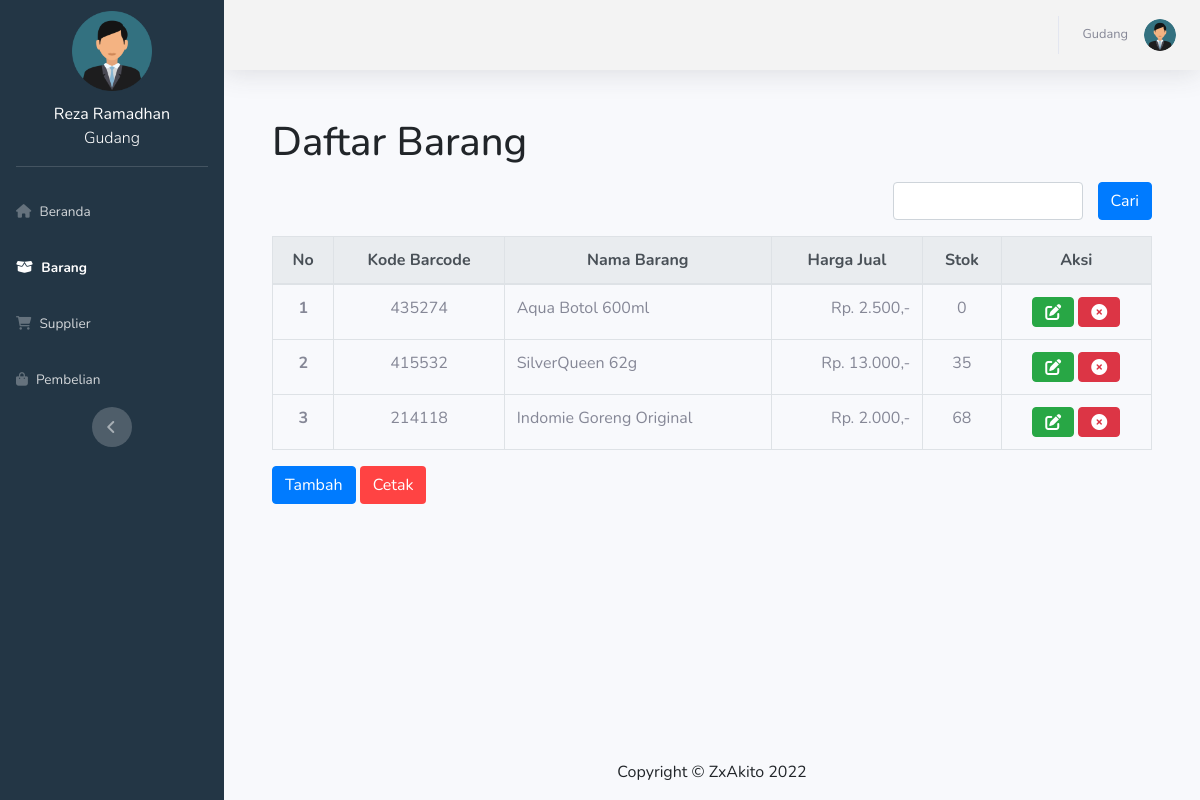
The app's page /index.php?page=gudang/barang (signed in) with its own data.
### tables this page shows
CREATE TABLE `user` (
  `id_user` int(50) NOT NULL AUTO_INCREMENT,
  `Nama` varchar(30) DEFAULT NULL,
  `Username` varchar(15) DEFAULT NULL,
  `Password` varchar(50) DEFAULT NULL,
  `Level` enum('pemilik','gudang','kasir') DEFAULT NULL,
  PRIMARY KEY (`id_user`)
);

CREATE TABLE `barang` (
  `id_barang` int(11) NOT NULL AUTO_INCREMENT,
  `barcode` char(50) DEFAULT NULL,
  `nama` varchar(100) DEFAULT NULL,
  `harga_jual` char(100) DEFAULT NULL,
  `stok` char(50) DEFAULT '0',
  PRIMARY KEY (`id_barang`)
);

### app/routing.php (called while the page is built)
<?php
    $page = $_GET['page'];
        if ($_SESSION['Id']=="") {
            include("pages/login.php");
        } else {
            if (!file_exists("pages/$page.php")) {
                header("location:index.php?page=beranda");
            }else{
                include("pages/$page.php");
            }
        }
        include("template/$template.php");
?>

### index.php (called while the page is built, shortened)
<?php
    include ("app/db.php");
    include ("app/function.php");
    include ("app/routing.php");
?>

### app/function.php (called while the page is built, shortened)
<?php
    function Pengguna($kunci)
    {
        global $koneksi;
        $Query=mysqli_query($koneksi,"SELECT * FROM user WHERE id_user='$kunci'");
        return mysqli_fetch_assoc($Query);
    }
    function rupiah($angka)
    {
        return number_format($angka,0,',','.');
    }
?>

### pages/gudang/barang.php (the view, shortened to what this page needs)
<?php
    $active2 = "active";
    $q = mysqli_query ($koneksi, "SELECT * FROM barang order by id_barang DESC");
    foreach($q as $a)
            {
                $no++;
                $data.="
                    <tr>
                        <th scope='row' class='text-center'>$no</th>
                        <td class='text-center'>{$a['barcode']}</td>
                        <td class='text-capitalize'>{$a['nama']}</td>
                        <td class='text-right'>Rp. ".rupiah($a['harga_jual']).",-</td>
                        <td class='text-center'>{$a['stok']}</td>
                        <td class='text-center'>
                            <a class='btn btn-success' href='?page=gudang/edit_barang&id={$a['id_barang']}'><i class='fa fa-edit'></i></a>
                            <a class='btn btn-danger' href='?page=$page&id={$a['id_barang']}&p=tanya'><i class='fas fa-times-circle'></i></a>
                        </td>
                    </tr>
                ";
            }
    $konten = "
    <div class='container pr-5 pl-5'>
        <div class='mt-5 mb-3'>
            <h1>Daftar Barang</h1>
        </div>
        <form method='post'>
            <div class='input-group'>
                <div class='col-sm-3 ml-auto'>
                    <input type='text' class='form-control' name='keyword' autofocus>
                </div>
                <input name='cari' type='submit' class='btn btn-primary' value='Cari'>
            </div>
        </form>
        <table class='table table-bordered'>
            <thead class='thead-light'>
                <tr class='text-center'>
                    <th scope='col'>No</th>
                    <th scope='col'>Kode Barcode</th>
                    <th scope='col'>Nama Barang</th>
                    <th scope='col'>Harga Jual</th>
                    <th scope='col'>Stok</th>
                    <th scope='col'>Aksi</th>
                </tr>
            </thead>
            <tbody>
                $data
            </tbody>
        </table>
        <div class'button'>
            <a href='?page=gudang/tambah_barang' type='submit' class='btn btn-primary'>Tambah</a>
            <a href='?page=gudang/laporan_stok' type='submit' class='btn btn-batal'>Cetak</a>
        </div>
    </div>
    ";
?>

### template/menu_gudang.php
<?php
    $menusidebar = "
        <li class='nav-item $active1'>
            <a class='nav-link' href='index.php'>
            <i class='fas fa-home'></i>
            <span>Beranda</span>
            </a>
        </li>
        <li class='nav-item $active2'>
            <a class='nav-link' href='?page=gudang/barang'>
            <i class='fa-solid fa-box-open'></i>
                <span>Barang</span>
            </a>
        </li>
        <li class='nav-item $active3'>
            <a class='nav-link' href='?page=gudang/supplier'>
            <i class='fa-solid fa-cart-shopping'></i>
                <span>Supplier</span>
            </a>
        </li>
        <li class='nav-item $active4'>
            <a class='nav-link' href='?page=gudang/pembelian'>
            <i class='fa-solid fa-bag-shopping'></i>
                <span>Pembelian</span>
            </a>
        </li>
    ";
?>

### template/sidebar.php (shortened to what this page needs)
<?php
    switch($_SESSION['JenisLog'])
    {
        case "gudang":
            include("./template/menu_gudang.php");
        break;
    }
    $sidebar="
        <ul class='navbar-nav bg-darkblue sidebar sidebar-dark accordion' id='accordionSidebar'>
            <a class='sidebar-brand d-flex align-items-center justify-content-center mt-3' href='index.php'>
                <img src='../assets/img/user.png' alt='' width='80' height='80'><br><br>
            </a>
            <div class='mt-3 text-center text-white text-capitalize'>
            ".Pengguna($_SESSION['Id'])['Nama']."<br>
                <p class='font-weight-light'>".Pengguna($_SESSION['Id'])['Level']."</p>
            </div>
            <hr class='sidebar-divider'>
                $menusidebar
            <div class='text-center d-none d-md-inline'>
                <button class='rounded-circle border-0' id='sidebarToggle'></button>
            </div>
        </ul>
    ";
?>

### template/topbar.php
<?php
    $topbar = "
    <nav class='navbar navbar-expand navbar-light bg-grey topbar mb-4 static-top shadow'>
        <button id='sidebarToggleTop' class='btn btn-link d-md-none rounded-circle mr-3'>
            <i class='fa fa-bars'></i>
        </button>
        <ul class='navbar-nav ml-auto'>
            <div class='topbar-divider d-none d-sm-block'></div>
            <li class='nav-item dropdown no-arrow'>
                <a class='nav-link dropdown-toggle' href='#' id='userDropdown' role='button'
                    data-toggle='dropdown' aria-haspopup='true' aria-expanded='false'>
                    <span class='mr-3 d-none d-lg-inline text-gray-600 small'>".Pengguna($_SESSION['Id'])['Username']."</span>
                    <img class='img-profile rounded-circle'
                        src='./assets/img/user.png'>
                </a>
                <div class='dropdown-menu dropdown-menu-right shadow animated--grow-in'
                    aria-labelledby='userDropdown'>
                    <a class='dropdown-item' href='?page=logout'>
                        <i class='fas fa-sign-out-alt fa-sm fa-fw mr-2 text-gray-400'></i>
                        Logout
                    </a>
                </div>
            </li>
        </ul>
    </nav>
    ";
?>

### template/footer.php
<?php
    $y=date("Y");
    $footer="
        <div class='text-center'>
            <p>Copyright &copy; ZxAkito $y</p>
        </div>
    ";
?>

### template/dashboard.php
<?php
    include("sidebar.php");
    include("topbar.php");
    include("footer.php");
    echo "
    <!DOCTYPE html>
    <html lang='en'>
        <head>
            <meta charset='UTF-8'>
            <meta http-equiv='X-UA-Compatible' content='IE=edge'>
            <meta name='viewport' content='width=device-width, initial-scale=1.0'>
            <title>$judul</title>
            <link href='https://cdnjs.cloudflare.com/ajax/libs/font-awesome/6.0.0/css/all.min.css' rel='stylesheet'>
            <link href='https://fonts.googleapis.com/css?family=Nunito:200,200i,300,300i,400,400i,600,600i,700,700i,800,800i,900,900i' rel='stylesheet'>
            <link rel='stylesheet' href='https://cdnjs.cloudflare.com/ajax/libs/animate.css/4.1.1/animate.min.css'/>
            <link href='./assets/css/sb-admin-2.css?time();' rel='stylesheet'>
            <link href='./assets/vendor/bootstrap/css/bootstrap.css' rel='stylesheet'>
        </head>
        <body>
            <div id='wrapper'>
                    $sidebar
                <div id='content-wrapper' class='d-flex flex-column'>
                    <div id='content'>
                            $topbar
                        $konten
                    </div>
                <footer>
                    <div class='sticky-footer'>
                        $footer
                    </div>
                </footer>
            <script src='./assets/vendor/jquery/jquery.min.js'></script>
            <script src='./assets/vendor/bootstrap/js/bootstrap.js'></script>
            <script src='./assets/vendor/jquery-easing/jquery.easing.min.js'></script>
            <script src='./assets/js/sb-admin-2.min.js'></script>
            <script src='//cdn.jsdelivr.net/npm/sweetalert2@11'></script>
            $alert
        </body>
    </html>
    ";
?>

### records on screen
user: Nama "Reza Ramadhan", Level "Gudang", Username "Gudang"
barang: barcode "435274", nama "Aqua Botol 600ml", harga_jual "2.500", stok "0"
barang: barcode "415532", nama "SilverQueen 62g", harga_jual "13.000", stok "35"
barang: barcode "214118", nama "Indomie Goreng Original", harga_jual "2.000", stok "68"
